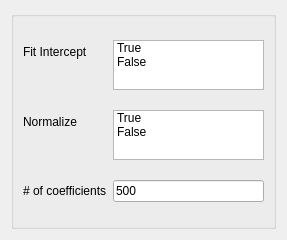
<?xml version="1.0" encoding="UTF-8"?>
<ui version="4.0">
 <class>Form</class>
 <widget class="QWidget" name="Form">
  <property name="geometry">
   <rect>
    <x>0</x>
    <y>0</y>
    <width>287</width>
    <height>240</height>
   </rect>
  </property>
  <property name="sizePolicy">
   <sizepolicy hsizetype="Ignored" vsizetype="Ignored">
    <horstretch>0</horstretch>
    <verstretch>0</verstretch>
   </sizepolicy>
  </property>
  <property name="windowTitle">
   <string>Form</string>
  </property>
  <layout class="QVBoxLayout" name="verticalLayout">
   <item>
    <widget class="QGroupBox" name="formGroupBox">
     <property name="toolTip">
      <string>&lt;html&gt;&lt;head/&gt;&lt;body&gt;&lt;p&gt;Least-angle regression (LARS) is a regression algorithm for high-dimensional data, developed by Bradley Efron, Trevor Hastie, Iain Johnstone and Robert Tibshirani. LARS is similar to forward stepwise regression. At each step, it finds the predictor most correlated with the response. When there are multiple predictors having equal correlation, instead of continuing along the same predictor, it proceeds in a direction equiangular between the predictors.&lt;/p&gt;&lt;p&gt;&lt;span style=&quot; font-weight:600;&quot;&gt;The advantages of LARS are:&lt;/span&gt;&lt;/p&gt;&lt;p&gt;It is numerically efficient in contexts where p &amp;gt;&amp;gt; n (i.e., when the number of dimensions is significantly greater than the number of points)&lt;/p&gt;&lt;p&gt;It is computationally just as fast as forward selection and has the same order of complexity as an ordinary least squares.&lt;/p&gt;&lt;p&gt;It produces a full piecewise linear solution path, which is useful in cross-validation or similar attempts to tune the model.&lt;/p&gt;&lt;p&gt;If two variables are almost equally correlated with the response, then their coefficients should increase at approximately the same rate. The algorithm thus behaves as intuition would expect, and also is more stable.&lt;/p&gt;&lt;p&gt;It is easily modified to produce solutions for other estimators, like the Lasso.&lt;/p&gt;&lt;p&gt;&lt;span style=&quot; font-weight:600;&quot;&gt;The disadvantages of the LARS method include:&lt;/span&gt;&lt;/p&gt;&lt;p&gt;Because LARS is based upon an iterative refitting of the residuals, it would appear to be especially sensitive to the effects of noise. This problem is discussed in detail by Weisberg in the discussion section of the Efron et al. (2004) Annals of Statistics article.&lt;/p&gt;&lt;/body&gt;&lt;/html&gt;</string>
     </property>
     <layout class="QFormLayout" name="formLayout">
      <property name="fieldGrowthPolicy">
       <enum>QFormLayout::AllNonFixedFieldsGrow</enum>
      </property>
      <item row="0" column="0">
       <widget class="QLabel" name="fit_interceptLabel">
        <property name="text">
         <string>Fit Intercept</string>
        </property>
       </widget>
      </item>
      <item row="0" column="1">
       <widget class="QListWidget" name="fit_intercept_listWidget">
        <property name="maximumSize">
         <size>
          <width>16777215</width>
          <height>50</height>
         </size>
        </property>
        <property name="selectionMode">
         <enum>QAbstractItemView::MultiSelection</enum>
        </property>
        <item>
         <property name="text">
          <string>True</string>
         </property>
        </item>
        <item>
         <property name="text">
          <string>False</string>
         </property>
        </item>
       </widget>
      </item>
      <item row="1" column="0">
       <widget class="QLabel" name="normalizeLabel">
        <property name="text">
         <string>Normalize</string>
        </property>
       </widget>
      </item>
      <item row="1" column="1">
       <widget class="QListWidget" name="normalize_list">
        <property name="maximumSize">
         <size>
          <width>16777215</width>
          <height>50</height>
         </size>
        </property>
        <property name="selectionMode">
         <enum>QAbstractItemView::MultiSelection</enum>
        </property>
        <item>
         <property name="text">
          <string>True</string>
         </property>
        </item>
        <item>
         <property name="text">
          <string>False</string>
         </property>
        </item>
       </widget>
      </item>
      <item row="2" column="0">
       <widget class="QLabel" name="n_nonzero_coefsLabel">
        <property name="text">
         <string># of coefficients</string>
        </property>
       </widget>
      </item>
      <item row="2" column="1">
       <widget class="QLineEdit" name="n_nonzero_coefsLineEdit">
        <property name="text">
         <string>500</string>
        </property>
       </widget>
      </item>
     </layout>
    </widget>
   </item>
  </layout>
 </widget>
 <resources/>
 <connections/>
</ui>
